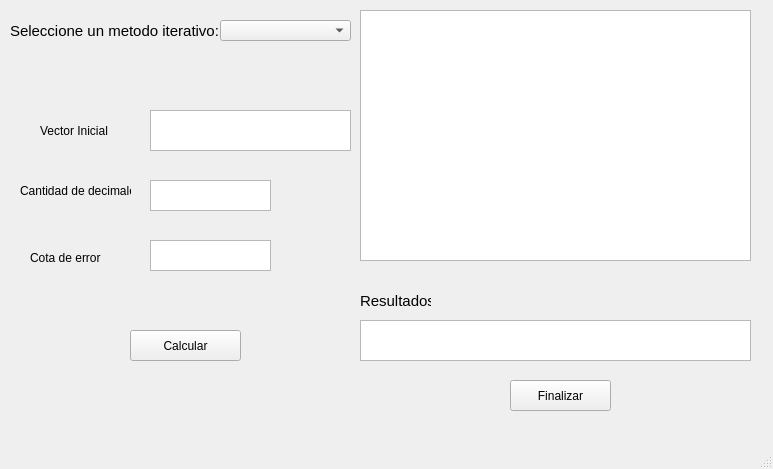
<?xml version="1.0" encoding="UTF-8"?>
<ui version="4.0">
 <class>VentanaMetodo</class>
 <widget class="QMainWindow" name="VentanaMetodo">
  <property name="geometry">
   <rect>
    <x>0</x>
    <y>0</y>
    <width>773</width>
    <height>469</height>
   </rect>
  </property>
  <property name="windowTitle">
   <string>MainWindow</string>
  </property>
  <widget class="QWidget" name="centralwidget">
   <widget class="QComboBox" name="comboMetodos">
    <property name="geometry">
     <rect>
      <x>220</x>
      <y>20</y>
      <width>131</width>
      <height>21</height>
     </rect>
    </property>
   </widget>
   <widget class="QLabel" name="label">
    <property name="geometry">
     <rect>
      <x>10</x>
      <y>20</y>
      <width>211</width>
      <height>21</height>
     </rect>
    </property>
    <property name="font">
     <font>
      <pointsize>11</pointsize>
     </font>
    </property>
    <property name="text">
     <string>Seleccione un metodo iterativo:</string>
    </property>
   </widget>
   <widget class="QLabel" name="label_2">
    <property name="geometry">
     <rect>
      <x>40</x>
      <y>120</y>
      <width>71</width>
      <height>21</height>
     </rect>
    </property>
    <property name="text">
     <string>Vector Inicial</string>
    </property>
   </widget>
   <widget class="QLabel" name="label_3">
    <property name="geometry">
     <rect>
      <x>20</x>
      <y>180</y>
      <width>111</width>
      <height>21</height>
     </rect>
    </property>
    <property name="text">
     <string>Cantidad de decimales</string>
    </property>
   </widget>
   <widget class="QLabel" name="label_4">
    <property name="geometry">
     <rect>
      <x>30</x>
      <y>250</y>
      <width>71</width>
      <height>16</height>
     </rect>
    </property>
    <property name="text">
     <string>Cota de error</string>
    </property>
   </widget>
   <widget class="QTextEdit" name="cotaError">
    <property name="geometry">
     <rect>
      <x>150</x>
      <y>240</y>
      <width>121</width>
      <height>31</height>
     </rect>
    </property>
   </widget>
   <widget class="QTextEdit" name="decimales">
    <property name="geometry">
     <rect>
      <x>150</x>
      <y>180</y>
      <width>121</width>
      <height>31</height>
     </rect>
    </property>
   </widget>
   <widget class="QPushButton" name="BotonCalcular">
    <property name="geometry">
     <rect>
      <x>130</x>
      <y>330</y>
      <width>111</width>
      <height>31</height>
     </rect>
    </property>
    <property name="text">
     <string>Calcular</string>
    </property>
   </widget>
   <widget class="QPushButton" name="BotonFinalizar">
    <property name="geometry">
     <rect>
      <x>510</x>
      <y>380</y>
      <width>101</width>
      <height>31</height>
     </rect>
    </property>
    <property name="text">
     <string>Finalizar</string>
    </property>
   </widget>
   <widget class="QTableView" name="VectorInicial">
    <property name="geometry">
     <rect>
      <x>150</x>
      <y>110</y>
      <width>201</width>
      <height>41</height>
     </rect>
    </property>
   </widget>
   <widget class="QTableView" name="tableView">
    <property name="geometry">
     <rect>
      <x>360</x>
      <y>10</y>
      <width>391</width>
      <height>251</height>
     </rect>
    </property>
   </widget>
   <widget class="QTableView" name="tableView_2">
    <property name="geometry">
     <rect>
      <x>360</x>
      <y>320</y>
      <width>391</width>
      <height>41</height>
     </rect>
    </property>
   </widget>
   <widget class="QLabel" name="label_5">
    <property name="geometry">
     <rect>
      <x>360</x>
      <y>290</y>
      <width>71</width>
      <height>21</height>
     </rect>
    </property>
    <property name="font">
     <font>
      <pointsize>11</pointsize>
     </font>
    </property>
    <property name="text">
     <string>Resultados: </string>
    </property>
   </widget>
  </widget>
  <widget class="QMenuBar" name="menubar">
   <property name="geometry">
    <rect>
     <x>0</x>
     <y>0</y>
     <width>773</width>
     <height>21</height>
    </rect>
   </property>
  </widget>
  <widget class="QStatusBar" name="statusbar"/>
 </widget>
 <resources/>
 <connections/>
</ui>
